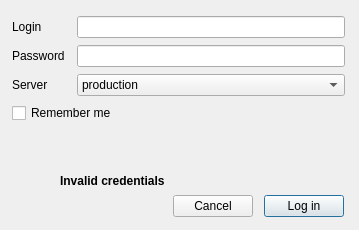
<?xml version="1.0" encoding="UTF-8"?>
<ui version="4.0">
 <class>Dialog</class>
 <widget class="QDialog" name="Dialog">
  <property name="windowModality">
   <enum>Qt::WindowModal</enum>
  </property>
  <property name="geometry">
   <rect>
    <x>0</x>
    <y>0</y>
    <width>359</width>
    <height>230</height>
   </rect>
  </property>
  <property name="sizePolicy">
   <sizepolicy hsizetype="Fixed" vsizetype="Fixed">
    <horstretch>0</horstretch>
    <verstretch>0</verstretch>
   </sizepolicy>
  </property>
  <property name="minimumSize">
   <size>
    <width>359</width>
    <height>230</height>
   </size>
  </property>
  <property name="maximumSize">
   <size>
    <width>359</width>
    <height>230</height>
   </size>
  </property>
  <property name="windowTitle">
   <string>Geoalert - Log In</string>
  </property>
  <property name="windowIcon">
   <iconset>
    <normaloff>icon.png</normaloff>icon.png</iconset>
  </property>
  <property name="sizeGripEnabled">
   <bool>false</bool>
  </property>
  <property name="modal">
   <bool>true</bool>
  </property>
  <widget class="QLabel" name="invalidCredentialsMessage">
   <property name="geometry">
    <rect>
     <x>60</x>
     <y>170</y>
     <width>171</width>
     <height>21</height>
    </rect>
   </property>
   <property name="palette">
    <palette>
     <active>
      <colorrole role="Text">
       <brush brushstyle="SolidPattern">
        <color alpha="255">
         <red>239</red>
         <green>41</green>
         <blue>41</blue>
        </color>
       </brush>
      </colorrole>
      <colorrole role="LinkVisited">
       <brush brushstyle="SolidPattern">
        <color alpha="255">
         <red>239</red>
         <green>41</green>
         <blue>41</blue>
        </color>
       </brush>
      </colorrole>
      <colorrole role="PlaceholderText">
       <brush brushstyle="SolidPattern">
        <color alpha="128">
         <red>239</red>
         <green>41</green>
         <blue>41</blue>
        </color>
       </brush>
      </colorrole>
     </active>
     <inactive>
      <colorrole role="Text">
       <brush brushstyle="SolidPattern">
        <color alpha="255">
         <red>239</red>
         <green>41</green>
         <blue>41</blue>
        </color>
       </brush>
      </colorrole>
      <colorrole role="LinkVisited">
       <brush brushstyle="SolidPattern">
        <color alpha="255">
         <red>239</red>
         <green>41</green>
         <blue>41</blue>
        </color>
       </brush>
      </colorrole>
      <colorrole role="PlaceholderText">
       <brush brushstyle="SolidPattern">
        <color alpha="128">
         <red>239</red>
         <green>41</green>
         <blue>41</blue>
        </color>
       </brush>
      </colorrole>
     </inactive>
     <disabled>
      <colorrole role="Text">
       <brush brushstyle="SolidPattern">
        <color alpha="255">
         <red>190</red>
         <green>190</green>
         <blue>190</blue>
        </color>
       </brush>
      </colorrole>
      <colorrole role="LinkVisited">
       <brush brushstyle="SolidPattern">
        <color alpha="255">
         <red>239</red>
         <green>41</green>
         <blue>41</blue>
        </color>
       </brush>
      </colorrole>
      <colorrole role="PlaceholderText">
       <brush brushstyle="SolidPattern">
        <color alpha="128">
         <red>0</red>
         <green>0</green>
         <blue>0</blue>
        </color>
       </brush>
      </colorrole>
     </disabled>
    </palette>
   </property>
   <property name="font">
    <font>
     <weight>75</weight>
     <bold>true</bold>
    </font>
   </property>
   <property name="visible">
    <bool>false</bool>
   </property>
   <property name="inputMethodHints">
    <set>Qt::ImhNone</set>
   </property>
   <property name="text">
    <string>Invalid credentials</string>
   </property>
  </widget>
  <widget class="QWidget" name="">
   <property name="geometry">
    <rect>
     <x>12</x>
     <y>16</y>
     <width>333</width>
     <height>201</height>
    </rect>
   </property>
   <layout class="QGridLayout" name="gridLayout">
    <property name="verticalSpacing">
     <number>15</number>
    </property>
    <item row="0" column="0">
     <layout class="QFormLayout" name="formLayout">
      <property name="horizontalSpacing">
       <number>12</number>
      </property>
      <property name="verticalSpacing">
       <number>7</number>
      </property>
      <item row="0" column="0">
       <widget class="QLabel" name="loginLabel">
        <property name="text">
         <string>Login</string>
        </property>
       </widget>
      </item>
      <item row="0" column="1">
       <widget class="QLineEdit" name="loginField">
        <property name="text">
         <string/>
        </property>
        <property name="alignment">
         <set>Qt::AlignLeading|Qt::AlignLeft|Qt::AlignVCenter</set>
        </property>
        <property name="clearButtonEnabled">
         <bool>true</bool>
        </property>
       </widget>
      </item>
      <item row="1" column="0">
       <widget class="QLabel" name="passwordLabel">
        <property name="text">
         <string>Password</string>
        </property>
       </widget>
      </item>
      <item row="1" column="1">
       <widget class="QgsPasswordLineEdit" name="passwordField">
        <property name="clearButtonEnabled">
         <bool>true</bool>
        </property>
        <property name="showLockIcon">
         <bool>false</bool>
        </property>
       </widget>
      </item>
      <item row="2" column="0">
       <widget class="QLabel" name="passwordLabel_2">
        <property name="text">
         <string>Server</string>
        </property>
       </widget>
      </item>
      <item row="2" column="1">
       <widget class="QComboBox" name="serverCombo">
        <item>
         <property name="text">
          <string>production</string>
         </property>
        </item>
        <item>
         <property name="text">
          <string>staging</string>
         </property>
        </item>
       </widget>
      </item>
      <item row="3" column="0" colspan="2">
       <widget class="QCheckBox" name="rememberMe">
        <property name="text">
         <string>Remember me</string>
        </property>
       </widget>
      </item>
     </layout>
    </item>
    <item row="1" column="0">
     <layout class="QHBoxLayout" name="buttons" stretch="0,0">
      <property name="spacing">
       <number>10</number>
      </property>
      <property name="sizeConstraint">
       <enum>QLayout::SetFixedSize</enum>
      </property>
      <property name="leftMargin">
       <number>160</number>
      </property>
      <property name="rightMargin">
       <number>0</number>
      </property>
      <item>
       <widget class="QPushButton" name="cancelButton">
        <property name="sizePolicy">
         <sizepolicy hsizetype="Fixed" vsizetype="Fixed">
          <horstretch>0</horstretch>
          <verstretch>0</verstretch>
         </sizepolicy>
        </property>
        <property name="text">
         <string>Cancel</string>
        </property>
        <property name="flat">
         <bool>false</bool>
        </property>
       </widget>
      </item>
      <item>
       <widget class="QPushButton" name="loginButton">
        <property name="sizePolicy">
         <sizepolicy hsizetype="Fixed" vsizetype="Fixed">
          <horstretch>0</horstretch>
          <verstretch>0</verstretch>
         </sizepolicy>
        </property>
        <property name="autoFillBackground">
         <bool>false</bool>
        </property>
        <property name="text">
         <string>Log in</string>
        </property>
        <property name="checkable">
         <bool>false</bool>
        </property>
        <property name="default">
         <bool>true</bool>
        </property>
       </widget>
      </item>
     </layout>
    </item>
   </layout>
  </widget>
 </widget>
 <customwidgets>
  <customwidget>
   <class>QgsPasswordLineEdit</class>
   <extends>QLineEdit</extends>
   <header>qgspasswordlineedit.h</header>
  </customwidget>
 </customwidgets>
 <resources/>
 <connections/>
</ui>
